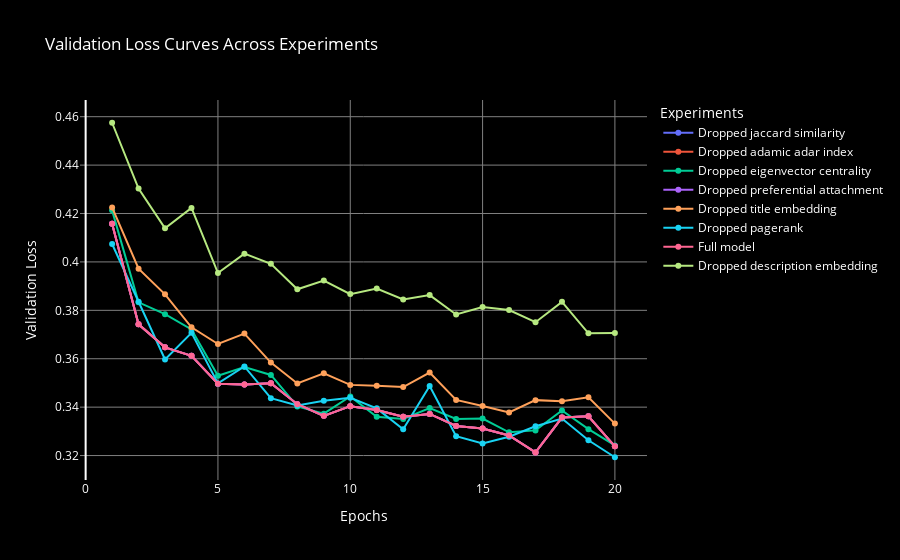

Here is the notebook cell this chart was saved with:
### Markdown cell above
A training script is used to train the GCN model, inside train.py. Ablation studies were conducted to respond to the first two research questions, namely:
- Can article names and descriptions embeddings be used to infer a link between two articles?
- What are the most descriptive features/heuristic methods to infer links between two articles?
As features are dropped, we can determine which ones affect the loss curves and the metrics the most.

### Code cell
from models.Analyze import *

plot_validation_loss_curves('results', save=False)

### Figure 1 — Plotly figure (JSON) as saved in the notebook; plotly's stock layout.template omitted (floating-point values rounded to 4 significant figures)
{"data": [{"mode": "lines+markers", "name": "Dropped jaccard similarity", "type": "scatter", "x": [1, 2, 3, 4, 5, 6, 7, 8, 9, 10, 11, 12, 13, 14, 15, 16, 17, 18, 19, 20], "y": [0.4158, 0.3742, 0.3647, 0.3612, 0.3497, 0.3494, 0.3499, 0.3412, 0.3364, 0.3404, 0.3388, 0.336, 0.3372, 0.3322, 0.3312, 0.3283, 0.3213, 0.3357, 0.3362, 0.3238]}, {"mode": "lines+markers", "name": "Dropped adamic adar index", "type": "scatter", "x": [1, 2, 3, 4, 5, 6, 7, 8, 9, 10, 11, 12, 13, 14, 15, 16, 17, 18, 19, 20], "y": [0.4158, 0.3742, 0.3647, 0.3612, 0.3497, 0.3494, 0.3499, 0.3412, 0.3364, 0.3404, 0.3388, 0.336, 0.3372, 0.3322, 0.3312, 0.3283, 0.3213, 0.3357, 0.3362, 0.3238]}, {"mode": "lines+markers", "name": "Dropped eigenvector centrality", "type": "scatter", "x": [1, 2, 3, 4, 5, 6, 7, 8, 9, 10, 11, 12, 13, 14, 15, 16, 17, 18, 19, 20], "y": [0.4213, 0.3833, 0.3784, 0.3721, 0.353, 0.3566, 0.3533, 0.3403, 0.3373, 0.3444, 0.336, 0.3351, 0.3396, 0.3351, 0.3353, 0.3296, 0.3304, 0.3386, 0.3309, 0.3242]}, {"mode": "lines+markers", "name": "Dropped preferential attachment", "type": "scatter", "x": [1, 2, 3, 4, 5, 6, 7, 8, 9, 10, 11, 12, 13, 14, 15, 16, 17, 18, 19, 20], "y": [0.4158, 0.3742, 0.3647, 0.3612, 0.3497, 0.3494, 0.3499, 0.3412, 0.3364, 0.3404, 0.3388, 0.336, 0.3372, 0.3322, 0.3312, 0.3283, 0.3213, 0.3357, 0.3362, 0.3238]}, {"mode": "lines+markers", "name": "Dropped title embedding", "type": "scatter", "x": [1, 2, 3, 4, 5, 6, 7, 8, 9, 10, 11, 12, 13, 14, 15, 16, 17, 18, 19, 20], "y": [0.4225, 0.3972, 0.3866, 0.373, 0.3661, 0.3704, 0.3584, 0.3498, 0.354, 0.3492, 0.3488, 0.3483, 0.3543, 0.343, 0.3405, 0.3378, 0.3429, 0.3424, 0.3441, 0.3332]}, {"mode": "lines+markers", "name": "Dropped pagerank", "type": "scatter", "x": [1, 2, 3, 4, 5, 6, 7, 8, 9, 10, 11, 12, 13, 14, 15, 16, 17, 18, 19, 20], "y": [0.4074, 0.3835, 0.3597, 0.3707, 0.3498, 0.3568, 0.3437, 0.3407, 0.3426, 0.3439, 0.3395, 0.3309, 0.3487, 0.328, 0.325, 0.3278, 0.3321, 0.3353, 0.3263, 0.3193]}, {"mode": "lines+markers", "name": "Full model", "type": "scatter", "x": [1, 2, 3, 4, 5, 6, 7, 8, 9, 10, 11, 12, 13, 14, 15, 16, 17, 18, 19, 20], "y": [0.4158, 0.3742, 0.3647, 0.3612, 0.3497, 0.3494, 0.3499, 0.3412, 0.3364, 0.3404, 0.3388, 0.336, 0.3372, 0.3322, 0.3312, 0.3283, 0.3213, 0.3357, 0.3362, 0.3238]}, {"mode": "lines+markers", "name": "Dropped description embedding", "type": "scatter", "x": [1, 2, 3, 4, 5, 6, 7, 8, 9, 10, 11, 12, 13, 14, 15, 16, 17, 18, 19, 20], "y": [0.4575, 0.4303, 0.4139, 0.4223, 0.3954, 0.4034, 0.3992, 0.3887, 0.3923, 0.3867, 0.389, 0.3845, 0.3863, 0.3783, 0.3814, 0.3801, 0.3751, 0.3835, 0.3705, 0.3706]}], "layout": {"font": {"color": "white"}, "legend": {"title": {"text": "Experiments"}}, "paper_bgcolor": "black", "plot_bgcolor": "black", "title": {"text": "Validation Loss Curves Across Experiments"}, "xaxis": {"gridcolor": "gray", "showgrid": true, "title": {"text": "Epochs"}}, "yaxis": {"gridcolor": "gray", "showgrid": true, "title": {"text": "Validation Loss"}}}}
